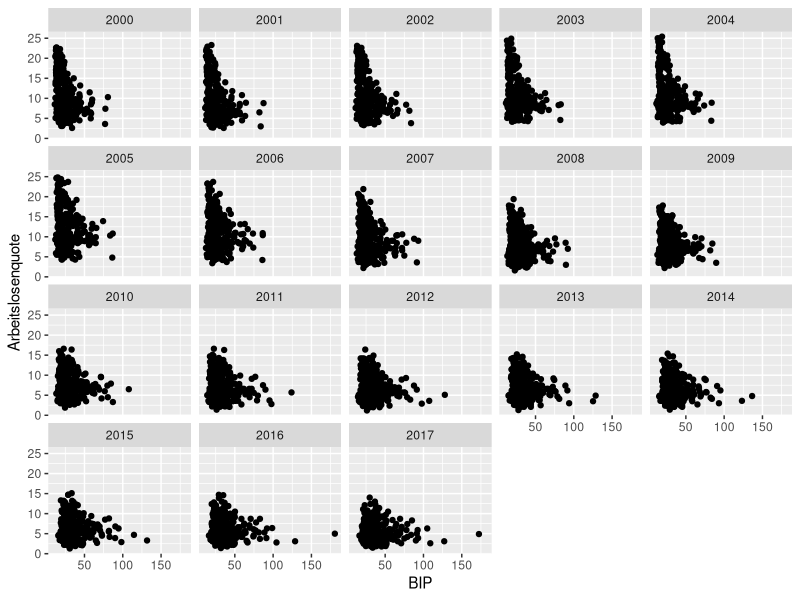

Reproduce this figure in R.
## ---- chunk 1
knitr::opts_chunk$set(message=FALSE,warning=FALSE, cache=F)
## ---- chunk 2
library(tidyverse)
library(gganimate)
## ---- chunk 3
library(readr)
(Landkreise_merged <- read_csv("daten_beispiele/Landkreise_merged.csv")
)
## ---- chunk 4
Landkreise_merged %>% 
  filter(!is.na(BIP)) %>% 
  filter(!is.na(Arbeitslosenquote)) %>% 
  ggplot(aes(x = BIP, y = Arbeitslosenquote)) +
  geom_point() +
  facet_wrap(~Jahr)
## ---- chunk 5
Landkreise_merged %>% 
  filter(!is.na(BIP)) %>% 
  filter(!is.na(Arbeitslosenquote)) %>% 
  ggplot(aes(x = BIP, y = Arbeitslosenquote)) +
  geom_point() +
  transition_states(states = Jahr) 
## ---- chunk 6
Landkreise_merged %>% 
  filter(!is.na(BIP)) %>% 
  filter(!is.na(Arbeitslosenquote)) %>% 
  ggplot(aes(x = BIP, y = Arbeitslosenquote)) +
  geom_point() +
  transition_states(states = Jahr) +
  labs(subtitle = "Jahr: {closest_state}") #<--nimmt Werte aus states-Argument vom transition_states()
## ---- chunk 7
Landkreise_merged %>% 
  filter(Jahr %in% c(2000, 2017)) %>% #nur auf Start und Endjahr filtern
  ggplot(aes(x = BIP, y = Arbeitslosenquote)) +
  geom_point() +
  transition_states(states = Jahr,
                    transition_length = 9, #9/10 der Zeit für Übergänge
                    state_length = 1) + #1/10 für Zustände
  labs(subtitle = "Jahr: {closest_state}") #<--nimmt Werte aus states-Argument vom transition_states()
## ---- chunk 8
Landkreise_merged %>% 
  filter(Jahr %in% c(2000, 2017)) %>% #nur auf Start und Endjahr filtern
  ggplot(aes(x = BIP, y = Arbeitslosenquote)) +
  geom_point() +
  transition_states(states = Jahr) +
  ease_aes("elastic-in-out") +
  labs(subtitle = "Jahr: {closest_state}") #<--nimmt Werte aus states-Argument vom transition_states()
